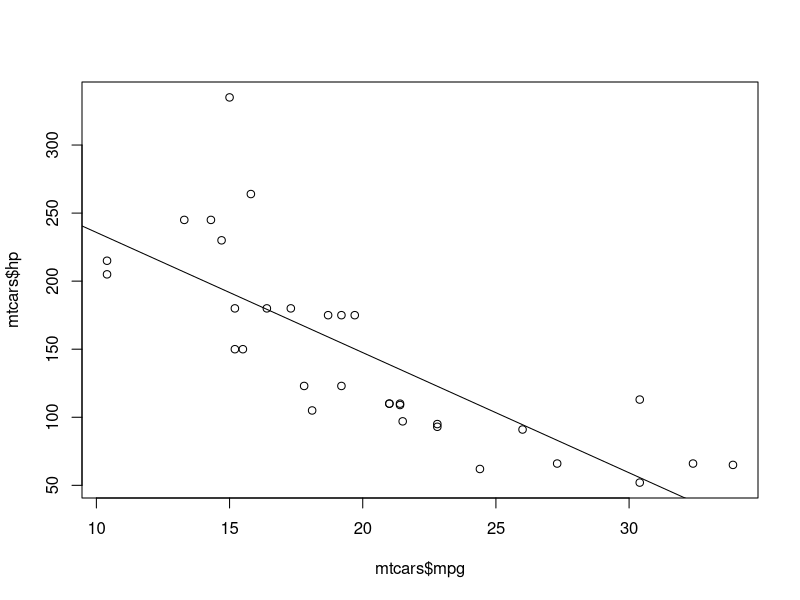
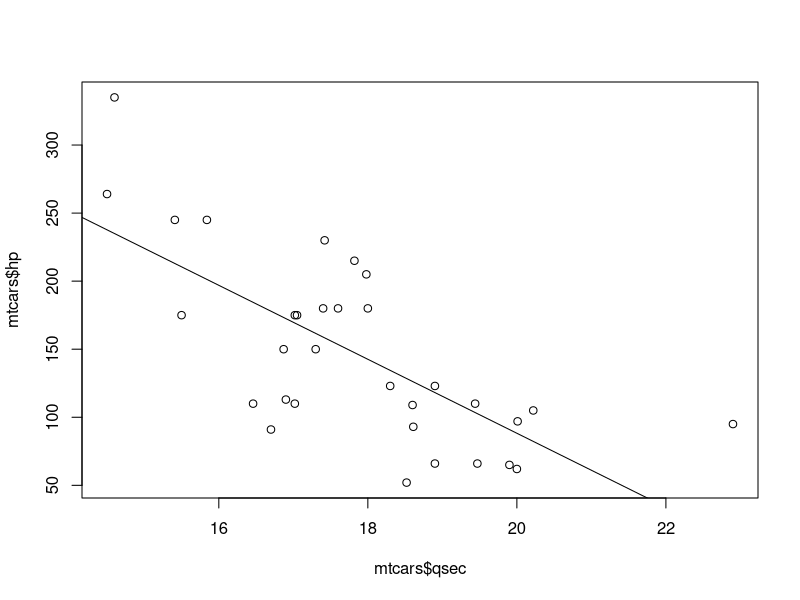
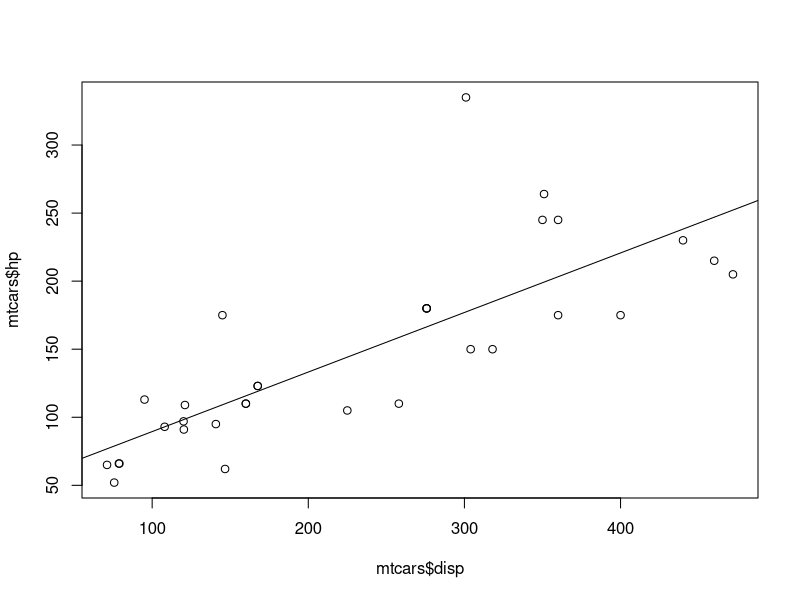
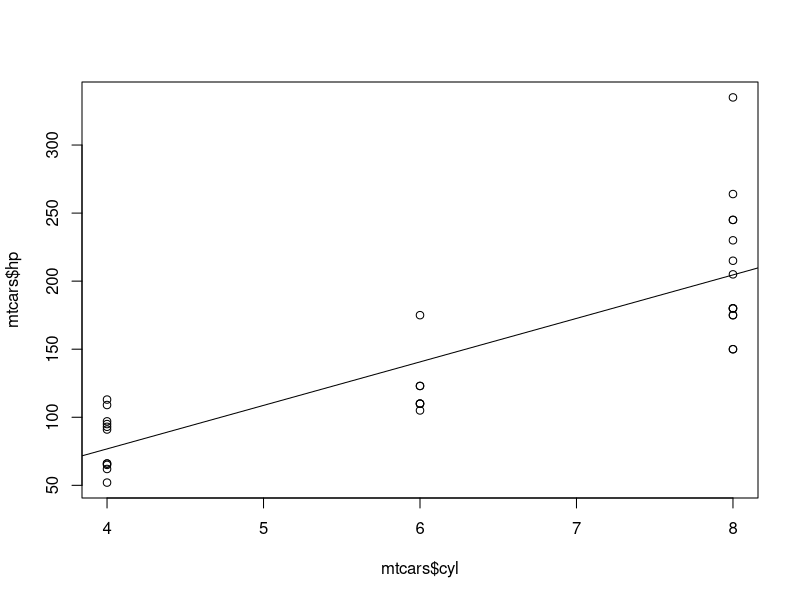

These charts were generated, in order, by the following R code:
library(MASS)
mtcars

#korzystam ze zbioru danych mtcars
#przeprowadze analize zmiennej hp - gross horsepower od zmiennych:
#1.mpg	Miles/(US) gallon
#2.qsec	1/4 mile time
#3.disp	Displacement (cu.in.)
#4.cyl	Number of cylinders

#1. hp ~ mpg
lm.fit1<-lm(hp~mpg, data=mtcars)
summary(lm.fit1)
plot(mtcars$mpg,mtcars$hp)
abline(lm.fit1)

#Zmienne sa istotnie zalezne, jest to widoczne przy analizie Pr(>|t|) oraz Signif. codes
#Zaleznosc jest malejaca, jest to widoczne przy analize Estimate Std.
#Jakosc dopasowania liniowego to 0.5892
#Ksztalt wykresu danych przypomina funkcje y=a/x dla a>0,x>0

#2. hp ~ qsec
lm.fit2<-lm(hp~qsec, data=mtcars)
summary(lm.fit2)
plot(mtcars$qsec,mtcars$hp)
abline(lm.fit2)

#Zmienne sa istotnie zalezne, jest to widoczne przy analizie Pr(>|t|) oraz Signif. codes
#Zaleznosc jest malejaca, jest to widoczne przy analize Estimate Std.
#Jakosc dopasowania liniowego to 0.485
#Ksztalt wykresu jest ciezki do dopasowania, najbardziej przypominia y=x


#3. hp ~ disp
lm.fit3<-lm(hp~disp, data=mtcars)
summary(lm.fit3)
plot(mtcars$disp,mtcars$hp)
abline(lm.fit3)

#Zmienne sa istotnie zalezne, jest to widoczne przy analizie Pr(>|t|) oraz Signif. codes
#Zaleznosc jest rosnaca, jest to widoczne przy analize Estimate Std.
#Jakosc dopasowania liniowego to 0.6131
#Ksztalt wykresu jest ciezki do dopasowania, najbardziej przypominia y=x


#4. hp ~ cyl
lm.fit4<-lm(hp~cyl, data=mtcars)
summary(lm.fit4)
plot(mtcars$cyl,mtcars$hp)
abline(lm.fit4)

#Zmienne sa istotnie zalezne, jest to widoczne przy analizie Pr(>|t|) oraz Signif. codes
#Zaleznosc jest rosnaca, jest to widoczne przy analize Estimate Std.
#Jakosc dopasowania liniowego to 0.6827
#Wykres przyjmuje wartosci dal niewiekliego zbioru x dlatego ciezko jest oszacowac jego ksztalt


